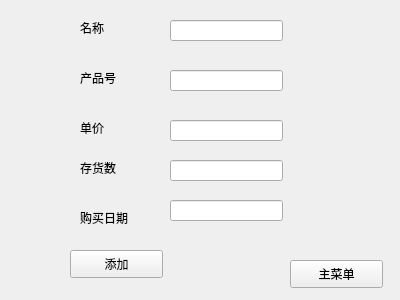
<?xml version="1.0" encoding="UTF-8"?>
<ui version="4.0">
 <class>AddMaterialsWidget</class>
 <widget class="QWidget" name="AddMaterialsWidget">
  <property name="geometry">
   <rect>
    <x>0</x>
    <y>0</y>
    <width>400</width>
    <height>300</height>
   </rect>
  </property>
  <property name="windowTitle">
   <string>Form</string>
  </property>
  <widget class="QPushButton" name="returnButton">
   <property name="geometry">
    <rect>
     <x>290</x>
     <y>260</y>
     <width>93</width>
     <height>28</height>
    </rect>
   </property>
   <property name="text">
    <string>主菜单</string>
   </property>
  </widget>
  <widget class="QPushButton" name="addButton">
   <property name="geometry">
    <rect>
     <x>70</x>
     <y>250</y>
     <width>93</width>
     <height>28</height>
    </rect>
   </property>
   <property name="text">
    <string>添加</string>
   </property>
  </widget>
  <widget class="QLineEdit" name="datelineEdit">
   <property name="geometry">
    <rect>
     <x>170</x>
     <y>200</y>
     <width>113</width>
     <height>21</height>
    </rect>
   </property>
  </widget>
  <widget class="QLineEdit" name="namelineEdit">
   <property name="geometry">
    <rect>
     <x>170</x>
     <y>20</y>
     <width>113</width>
     <height>21</height>
    </rect>
   </property>
  </widget>
  <widget class="QLineEdit" name="moneylineEdit">
   <property name="geometry">
    <rect>
     <x>170</x>
     <y>120</y>
     <width>113</width>
     <height>21</height>
    </rect>
   </property>
  </widget>
  <widget class="QLineEdit" name="numlineEdit">
   <property name="geometry">
    <rect>
     <x>170</x>
     <y>160</y>
     <width>113</width>
     <height>21</height>
    </rect>
   </property>
  </widget>
  <widget class="QLabel" name="datelabel">
   <property name="geometry">
    <rect>
     <x>80</x>
     <y>210</y>
     <width>72</width>
     <height>15</height>
    </rect>
   </property>
   <property name="text">
    <string>购买日期</string>
   </property>
  </widget>
  <widget class="QLabel" name="idlabel">
   <property name="geometry">
    <rect>
     <x>80</x>
     <y>70</y>
     <width>72</width>
     <height>15</height>
    </rect>
   </property>
   <property name="text">
    <string>产品号</string>
   </property>
  </widget>
  <widget class="QLabel" name="numlabel">
   <property name="geometry">
    <rect>
     <x>80</x>
     <y>160</y>
     <width>72</width>
     <height>15</height>
    </rect>
   </property>
   <property name="text">
    <string>存货数</string>
   </property>
  </widget>
  <widget class="QLineEdit" name="idlineEdit">
   <property name="geometry">
    <rect>
     <x>170</x>
     <y>70</y>
     <width>113</width>
     <height>21</height>
    </rect>
   </property>
  </widget>
  <widget class="QLabel" name="namelabel">
   <property name="geometry">
    <rect>
     <x>80</x>
     <y>20</y>
     <width>72</width>
     <height>15</height>
    </rect>
   </property>
   <property name="text">
    <string>名称</string>
   </property>
  </widget>
  <widget class="QLabel" name="moneylabel">
   <property name="geometry">
    <rect>
     <x>80</x>
     <y>120</y>
     <width>72</width>
     <height>15</height>
    </rect>
   </property>
   <property name="text">
    <string>单价</string>
   </property>
  </widget>
 </widget>
 <resources/>
 <connections/>
</ui>
